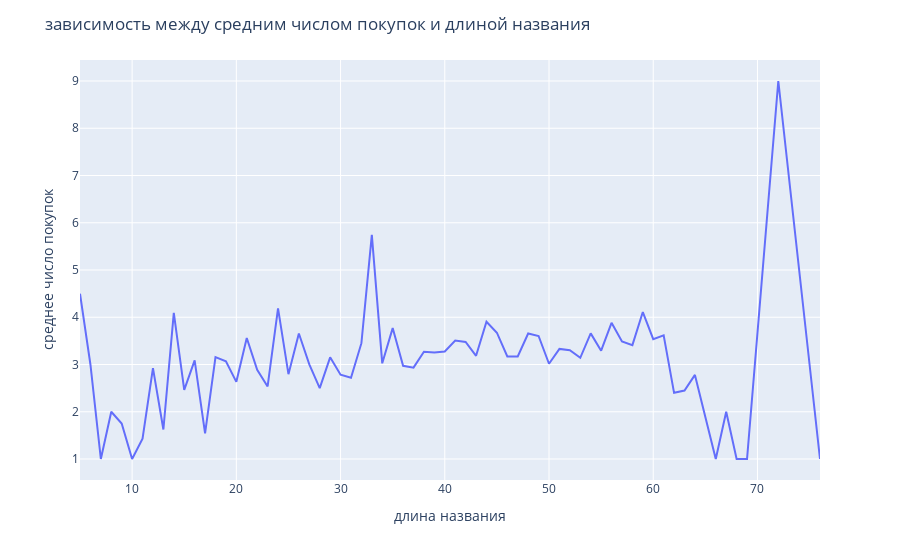

Notebook cell for this chart:
### Code cell
fig3 = sales_stats_name.plot()
fig3.update_layout(title="зависимость между средним числом покупок и длиной названия",
                  xaxis_title="длина названия",
                  yaxis_title="среднее число покупок")
fig3.update_layout(showlegend=False)
fig3.show()

### Figure 1 — Plotly figure (JSON) as saved in the notebook; plotly's stock layout.template omitted (floating-point values rounded to 4 significant figures)
{"data": [{"hovertemplate": "variable=amount<br>product_name_lenght=%{x}<br>value=%{y}<extra></extra>", "legendgroup": "amount", "line": {"color": "#636efa", "dash": "solid"}, "marker": {"symbol": "circle"}, "mode": "lines", "name": "amount", "orientation": "v", "showlegend": true, "type": "scatter", "x": [5, 6, 7, 8, 9, 10, 11, 12, 13, 14, 15, 16, 17, 18, 19, 20, 21, 22, 23, 24, 25, 26, 27, 28, 29, 30, 31, 32, 33, 34, 35, 36, 37, 38, 39, 40, 41, 42, 43, 44, 45, 46, 47, 48, 49, 50, 51, 52, 53, 54, 55, 56, 57, 58, 59, 60, 61, 62, 63, 64, 66, 67, 68, 69, 72, 76], "xaxis": "x", "y": [4.5, 3, 1, 2, 1.75, 1, 1.429, 2.923, 1.625, 4.091, 2.464, 3.086, 1.541, 3.157, 3.069, 2.633, 3.562, 2.889, 2.535, 4.187, 2.795, 3.655, 3.005, 2.5, 3.152, 2.785, 2.72, 3.451, 5.745, 3.025, 3.77, 2.971, 2.933, 3.27, 3.254, 3.275, 3.505, 3.477, 3.184, 3.906, 3.672, 3.17, 3.17, 3.657, 3.603, 3.015, 3.33, 3.303, 3.142, 3.659, 3.292, 3.883, 3.486, 3.41, 4.11, 3.536, 3.615, 2.4, 2.449, 2.78, 1, 2, 1, 1, 9, 1], "yaxis": "y"}], "layout": {"legend": {"title": {"text": "variable"}, "tracegroupgap": 0}, "margin": {"t": 60}, "showlegend": false, "title": {"text": "зависимость между средним числом покупок и длиной названия"}, "xaxis": {"anchor": "y", "domain": [0, 1], "title": {"text": "длина названия"}}, "yaxis": {"anchor": "x", "domain": [0, 1], "title": {"text": "среднее число покупок"}}}}
